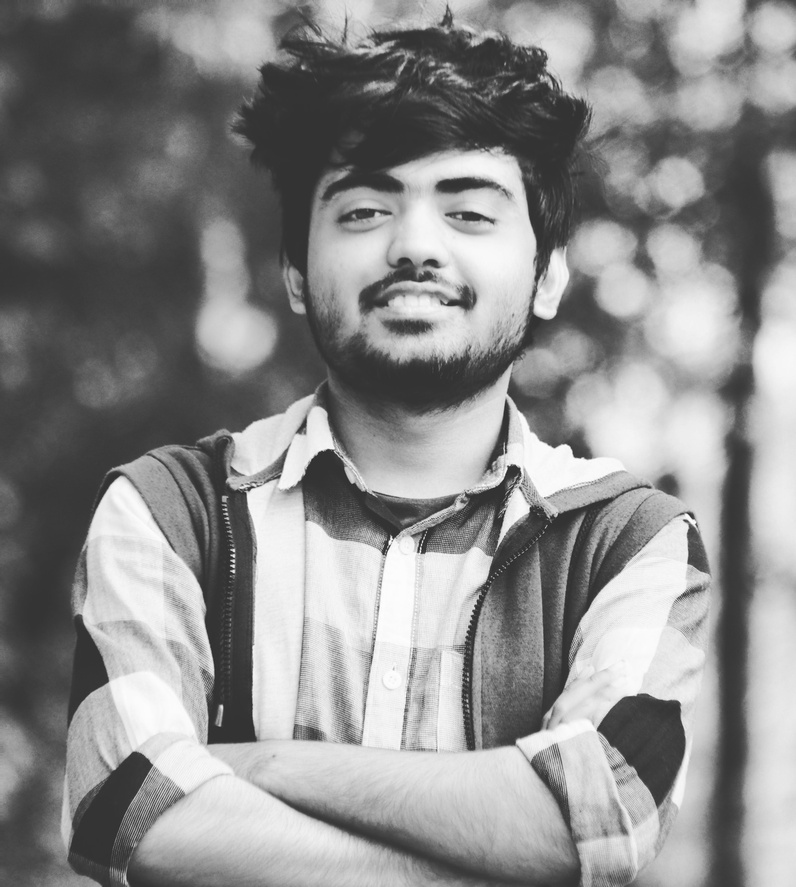
#> input picture himu.jpg, 796 x 887 px, shrunk from 2385 x 2658 before the run
$ python ImgInfo.py
#> lines starting #> are read from the running program, lines starting #| are printed output that depends on the picture; after the words box and inside, x2 and y2 are one past the last pixel; in counts of white or black regions, pixels touching at a corner belong together
'''
	To extract different kinds of information from an RGB image by
	converting it into different kinds of single channels.

	Sangeeta Biswas
	Associate Professor
	Dept. of Computer Science & Engineering
	University of Rajshahi, Bangladesh
	6.6.2022
'''

import matplotlib.pyplot as plt
import cv2

def main():
	'''	Load an RGB image.	'''
	img_path = 'himu.jpg'
	print(img_path)
	rgb = plt.imread(img_path)
#> rgb is the input picture: shape (887, 796, 3); min 35, max 255, mean 139.8
	print(rgb.shape, rgb.max(), rgb.min())
#| (887, 796, 3) 255 35
	#print(rgb_img)

	'''	Split loaded RGB image into red, green and blue channels. '''
	red = rgb[:, :, 0]
	green = rgb[:, :, 1]
	blue = rgb[:, :, 2]
	print(red.shape, red.max(), red.min())
#| (887, 796) 255 35

	'''	Convert loaded RGB image into grayscale image.
		OpenCV does this:
		Grayscale = 0.299 * Red + 0.587 * Green + 0.114 * Blue
	'''
	grayscale = cv2.cvtColor(rgb, cv2.COLOR_RGB2GRAY)
	print(grayscale.shape, grayscale.max(), grayscale.min())
#| (887, 796) 255 35

	'''	Turn the grayscale image into a binary image. '''
	_, binary = cv2.threshold(grayscale, 50, 255, cv2.THRESH_BINARY)
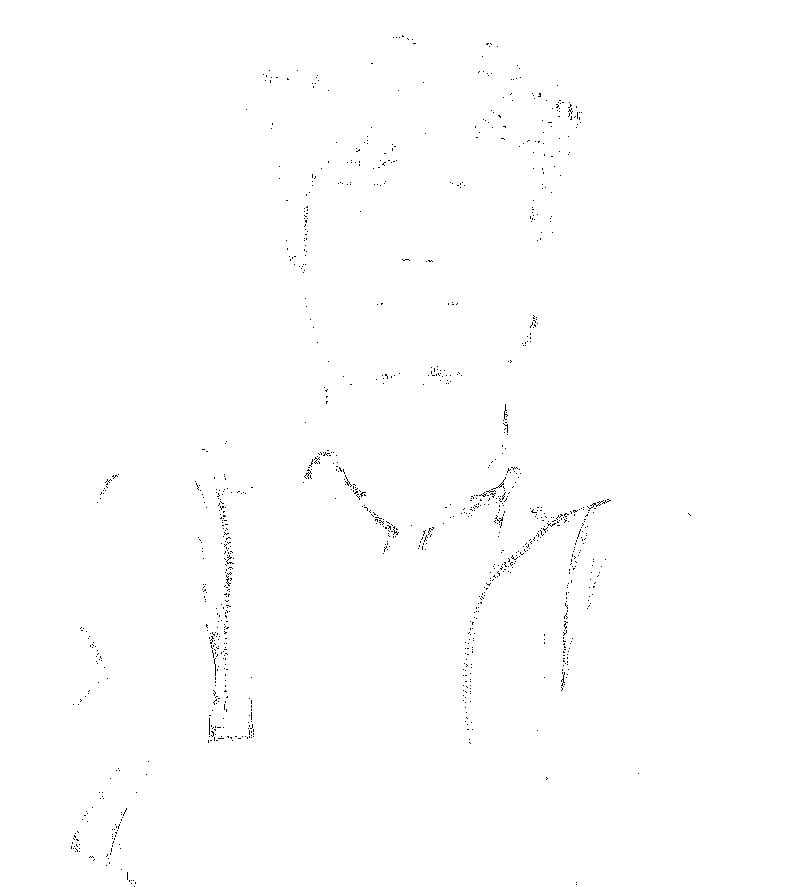
#> binary: shape (887, 796); 99.7% white; black in thin lines or dots, all inside (x1, y1, x2, y2) = (71, 35, 691, 887)

	'''	Plot images. '''
	img_set = [rgb, red, green, blue, grayscale, binary]
	title_set = ['RGB', 'Red', 'Green', 'Blue', 'Grayscale', 'Binary']
	plt.figure(figsize = (20, 20))
	for i in range(6):
		plt.subplot(2, 3,  i + 1)
		plt.title(title_set[i])
		ch = len(img_set[i].shape)
		if (ch == 3):
			plt.imshow(img_set[i])
		else:
			plt.imshow(img_set[i], cmap = 'gray')
	plt.show()

if __name__ == '__main__':
	main()
